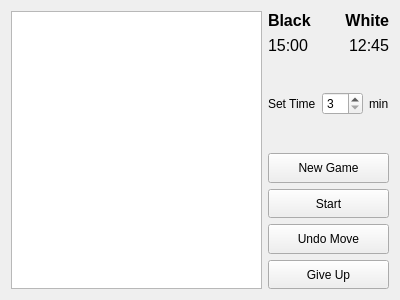
<?xml version="1.0" encoding="UTF-8"?>
<ui version="4.0">
 <class>MainWindow</class>
 <widget class="QMainWindow" name="MainWindow">
  <property name="geometry">
   <rect>
    <x>0</x>
    <y>0</y>
    <width>400</width>
    <height>300</height>
   </rect>
  </property>
  <property name="windowTitle">
   <string>MainWindow</string>
  </property>
  <widget class="QWidget" name="centralWidget">
   <layout class="QHBoxLayout" name="horizontalLayout_3">
    <item>
     <widget class="QGraphicsView" name="graphicsView">
      <property name="enabled">
       <bool>true</bool>
      </property>
      <property name="sizePolicy">
       <sizepolicy hsizetype="Expanding" vsizetype="Expanding">
        <horstretch>0</horstretch>
        <verstretch>0</verstretch>
       </sizepolicy>
      </property>
      <property name="verticalScrollBarPolicy">
       <enum>Qt::ScrollBarAlwaysOff</enum>
      </property>
      <property name="horizontalScrollBarPolicy">
       <enum>Qt::ScrollBarAlwaysOff</enum>
      </property>
      <property name="resizeAnchor">
       <enum>QGraphicsView::NoAnchor</enum>
      </property>
     </widget>
    </item>
    <item>
     <layout class="QVBoxLayout" name="verticalLayout_3">
      <item>
       <layout class="QVBoxLayout" name="verticalLayout_2">
        <item>
         <layout class="QFormLayout" name="formLayout">
          <property name="fieldGrowthPolicy">
           <enum>QFormLayout::AllNonFixedFieldsGrow</enum>
          </property>
          <item row="0" column="0">
           <widget class="QLabel" name="blackLabel">
            <property name="sizePolicy">
             <sizepolicy hsizetype="Preferred" vsizetype="Preferred">
              <horstretch>1</horstretch>
              <verstretch>0</verstretch>
             </sizepolicy>
            </property>
            <property name="font">
             <font>
              <pointsize>12</pointsize>
              <weight>75</weight>
              <bold>true</bold>
             </font>
            </property>
            <property name="frameShadow">
             <enum>QFrame::Plain</enum>
            </property>
            <property name="text">
             <string>Black</string>
            </property>
            <property name="scaledContents">
             <bool>false</bool>
            </property>
           </widget>
          </item>
          <item row="0" column="1">
           <widget class="QLabel" name="whiteLabel">
            <property name="sizePolicy">
             <sizepolicy hsizetype="Preferred" vsizetype="Preferred">
              <horstretch>1</horstretch>
              <verstretch>0</verstretch>
             </sizepolicy>
            </property>
            <property name="font">
             <font>
              <pointsize>12</pointsize>
              <weight>75</weight>
              <bold>true</bold>
             </font>
            </property>
            <property name="text">
             <string>White</string>
            </property>
            <property name="alignment">
             <set>Qt::AlignRight|Qt::AlignTrailing|Qt::AlignVCenter</set>
            </property>
           </widget>
          </item>
          <item row="1" column="0">
           <widget class="QLabel" name="blackTimeLabel">
            <property name="sizePolicy">
             <sizepolicy hsizetype="Preferred" vsizetype="Preferred">
              <horstretch>0</horstretch>
              <verstretch>0</verstretch>
             </sizepolicy>
            </property>
            <property name="font">
             <font>
              <pointsize>12</pointsize>
             </font>
            </property>
            <property name="frameShadow">
             <enum>QFrame::Plain</enum>
            </property>
            <property name="text">
             <string>15:00</string>
            </property>
            <property name="scaledContents">
             <bool>false</bool>
            </property>
           </widget>
          </item>
          <item row="1" column="1">
           <widget class="QLabel" name="whiteTimeLabel">
            <property name="sizePolicy">
             <sizepolicy hsizetype="Preferred" vsizetype="Preferred">
              <horstretch>0</horstretch>
              <verstretch>0</verstretch>
             </sizepolicy>
            </property>
            <property name="font">
             <font>
              <pointsize>12</pointsize>
             </font>
            </property>
            <property name="text">
             <string>12:45</string>
            </property>
            <property name="alignment">
             <set>Qt::AlignRight|Qt::AlignTrailing|Qt::AlignVCenter</set>
            </property>
           </widget>
          </item>
         </layout>
        </item>
        <item>
         <layout class="QHBoxLayout" name="horizontalLayout_2">
          <item>
           <widget class="QLabel" name="setTimeLabel">
            <property name="sizePolicy">
             <sizepolicy hsizetype="Preferred" vsizetype="Expanding">
              <horstretch>0</horstretch>
              <verstretch>0</verstretch>
             </sizepolicy>
            </property>
            <property name="text">
             <string>Set Time</string>
            </property>
           </widget>
          </item>
          <item>
           <layout class="QHBoxLayout" name="horizontalLayout">
            <item>
             <widget class="QSpinBox" name="setTimeSpinBox">
              <property name="minimum">
               <number>3</number>
              </property>
              <property name="maximum">
               <number>30</number>
              </property>
              <property name="value">
               <number>3</number>
              </property>
             </widget>
            </item>
            <item>
             <widget class="QLabel" name="setTimeUnitLabel">
              <property name="text">
               <string>min</string>
              </property>
             </widget>
            </item>
           </layout>
          </item>
         </layout>
        </item>
       </layout>
      </item>
      <item>
       <layout class="QVBoxLayout" name="verticalLayout">
        <item>
         <widget class="QPushButton" name="newGameButton">
          <property name="sizePolicy">
           <sizepolicy hsizetype="Minimum" vsizetype="MinimumExpanding">
            <horstretch>0</horstretch>
            <verstretch>0</verstretch>
           </sizepolicy>
          </property>
          <property name="text">
           <string>New Game</string>
          </property>
         </widget>
        </item>
        <item>
         <widget class="QPushButton" name="startButton">
          <property name="sizePolicy">
           <sizepolicy hsizetype="Minimum" vsizetype="MinimumExpanding">
            <horstretch>0</horstretch>
            <verstretch>0</verstretch>
           </sizepolicy>
          </property>
          <property name="text">
           <string>Start</string>
          </property>
         </widget>
        </item>
        <item>
         <widget class="QPushButton" name="undoMoveButton">
          <property name="sizePolicy">
           <sizepolicy hsizetype="Minimum" vsizetype="MinimumExpanding">
            <horstretch>0</horstretch>
            <verstretch>0</verstretch>
           </sizepolicy>
          </property>
          <property name="text">
           <string>Undo Move</string>
          </property>
         </widget>
        </item>
        <item>
         <widget class="QPushButton" name="giveUpButton">
          <property name="sizePolicy">
           <sizepolicy hsizetype="Minimum" vsizetype="MinimumExpanding">
            <horstretch>0</horstretch>
            <verstretch>0</verstretch>
           </sizepolicy>
          </property>
          <property name="text">
           <string>Give Up</string>
          </property>
         </widget>
        </item>
       </layout>
      </item>
     </layout>
    </item>
   </layout>
   <zorder>graphicsView</zorder>
   <zorder>blackLabel</zorder>
   <zorder>whiteLabel</zorder>
   <zorder>blackTimeLabel</zorder>
   <zorder>whiteTimeLabel</zorder>
   <zorder>setTimeSpinBox</zorder>
   <zorder>setTimeUnitLabel</zorder>
   <zorder>newGameButton</zorder>
   <zorder>startButton</zorder>
   <zorder>giveUpButton</zorder>
   <zorder>undoMoveButton</zorder>
   <zorder></zorder>
   <zorder>giveUpButton</zorder>
   <zorder></zorder>
  </widget>
  <widget class="QMenuBar" name="menuBar">
   <property name="geometry">
    <rect>
     <x>0</x>
     <y>0</y>
     <width>400</width>
     <height>21</height>
    </rect>
   </property>
  </widget>
 </widget>
 <layoutdefault spacing="6" margin="11"/>
 <resources/>
 <connections/>
</ui>
